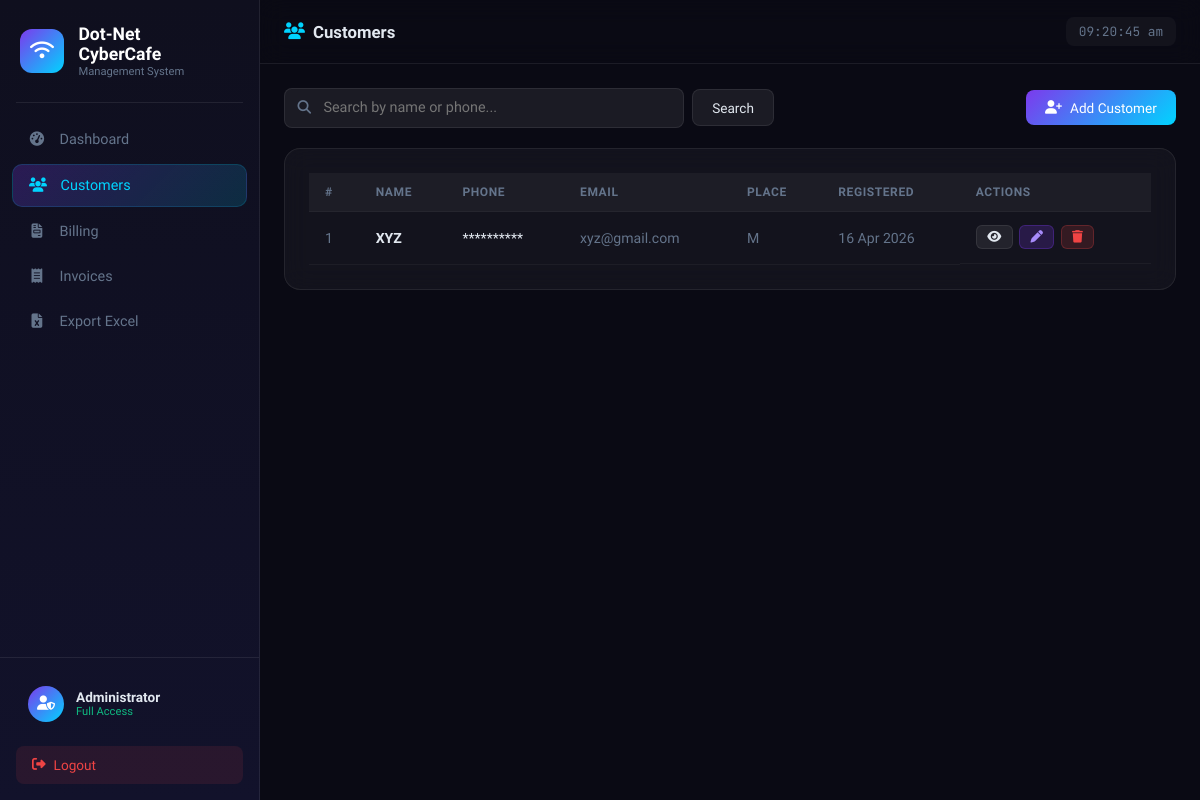
Page /customers (signed in) on the committed database.
### app.py (models this page shows)
class Customer(db.Model):
    id         = db.Column(db.Integer, primary_key=True)
    name       = db.Column(db.String(100), nullable=False)
    phone      = db.Column(db.String(20),  nullable=False)
    email      = db.Column(db.String(120))
    place      = db.Column(db.String(100))
    created_at = db.Column(db.DateTime, default=datetime.utcnow)
    documents  = db.relationship('Document', backref='customer', lazy=True, cascade='all, delete-orphan')
    activities = db.relationship('Activity', backref='customer', lazy=True, cascade='all, delete-orphan')
    bills      = db.relationship('Bill',     backref='customer', lazy=True, cascade='all, delete-orphan')

### app.py (the view)
@app.route('/customers')
@login_required
def customers():
    q     = request.args.get('q', '')
    custs = (Customer.query
             .filter((Customer.name.ilike(f'%{q}%')) | (Customer.phone.ilike(f'%{q}%')))
             .all()) if q else Customer.query.order_by(Customer.created_at.desc()).all()
    return render_template('customers.html', customers=custs, q=q)

### app.py (called while the page is built)
def login_required(f):
    from functools import wraps
    @wraps(f)
    def decorated(*args, **kwargs):
        if not session.get('logged_in'):
            if request.headers.get('X-Requested-With') == 'XMLHttpRequest' or \
               request.accept_mimetypes.accept_json:
                return jsonify(ok=False, message='Authentication required.'), 401
            return redirect(url_for('login'))
        return f(*args, **kwargs)
    return decorated

### templates/customers.html (shortened to what this page needs)
{% extends "base.html" %}
{% block page_title %}<i class="fa-solid fa-users"></i> Customers{% endblock %}
{% block content %}
<div class="toolbar">
  <form method="GET" class="search-form">
    <div class="search-box">
      <i class="fa-solid fa-search"></i>
      <input type="text" name="q" value="{{ q }}" placeholder="Search by name or phone...">
    </div>
    <button type="submit" class="btn btn-ghost">Search</button>
  </form>
  <a href="{{ url_for('add_customer') }}" class="btn btn-primary"><i class="fa-solid fa-user-plus"></i> Add Customer</a>
</div>
<div class="glass-card">
  <div class="table-wrap">
    <table class="data-table">
      <thead><tr><th>#</th><th>Name</th><th>Phone</th><th>Email</th><th>Place</th><th>Registered</th><th>Actions</th></tr></thead>
      <tbody>
      {% for c in customers %}
      <tr>
        <td class="muted">{{ loop.index }}</td>
        <td><strong>{{ c.name }}</strong></td>
        <td>{{ c.phone }}</td>
        <td class="muted">{{ c.email or '—' }}</td>
        <td class="muted">{{ c.place or '—' }}</td>
        <td class="muted">{{ c.created_at.strftime('%d %b %Y') }}</td>
        <td class="actions-cell">
          <a href="{{ url_for('customer_profile', cid=c.id) }}" class="btn btn-xs btn-ghost" title="View Profile"><i class="fa-solid fa-eye"></i></a>
          <a href="{{ url_for('edit_customer', cid=c.id) }}" class="btn btn-xs btn-blue" title="Edit"><i class="fa-solid fa-pen"></i></a>
          <button onclick="confirmDelete('{{ url_for('delete_customer', cid=c.id) }}','Delete customer {{ c.name }}?')" class="btn btn-xs btn-danger" title="Delete"><i class="fa-solid fa-trash"></i></button>
        </td>
      </tr>
      {% else %}
      <tr><td colspan="7" class="empty-row">
        {% if q %}No results for "{{ q }}"{% else %}No customers yet. <a href="{{ url_for('add_customer') }}">Add one!</a>{% endif %}
      </td></tr>
      {% endfor %}
      </tbody>
    </table>
  </div>
</div>
{% endblock %}

### static/css/style.css (style rules this page uses)
:root { --bg: #0a0a14; --surface: rgba(255,255,255,0.04); --surface2: rgba(255,255,255,0.07); --border: rgba(255,255,255,0.08); --accent: #00d4ff; --accent2: #7c3aed; --green: #10b981; --red: #ef4444; --amber: #f59e0b; --text: #e2e8f0; --muted: #64748b; --sidebar-w: 260px; --topbar-h: 64px; }
*, *::before, *::after { box-sizing: border-box; margin: 0; padding: 0; }
html { scroll-behavior: smooth; }
body { font-family: 'Sora', sans-serif; background: var(--bg); color: var(--text); min-height: 100vh; overflow-x: hidden; }
a { text-decoration: none; color: inherit; }
input, select, textarea, button { font-family: inherit; }
.page-title i { color: var(--accent); }
.glass-card { background: var(--surface); backdrop-filter: blur(12px); border: 1px solid var(--border); border-radius: 16px; padding: 1.5rem; transition: transform .2s, box-shadow .2s; }
.table-wrap { overflow-x: auto; }
.data-table { width: 100%; border-collapse: collapse; font-size: .88rem; }
.data-table thead th { padding: .75rem 1rem; background: rgba(255,255,255,.04); color: var(--muted); font-weight: 600; font-size: .75rem; text-transform: uppercase; letter-spacing: .05em; text-align: left; border-bottom: 1px solid var(--border); }
.data-table tbody td { padding: .85rem 1rem; border-bottom: 1px solid rgba(255,255,255,.04); vertical-align: middle; }
.muted { color: var(--muted); }
.actions-cell { display: flex; gap: .4rem; align-items: center; }
.btn { display: inline-flex; align-items: center; gap: .5rem; padding: .6rem 1.2rem; border-radius: 8px; border: none; font-family: inherit; font-size: .85rem; font-weight: 500; cursor: pointer; transition: all .2s; text-decoration: none; }
.btn-primary { background: linear-gradient(135deg, var(--accent2), var(--accent)); color: #fff; }
.btn-ghost { background: var(--surface2); color: var(--text); border: 1px solid var(--border); }
.btn-blue { background: rgba(124,58,237,.2); color: #a78bfa; border: 1px solid rgba(124,58,237,.3); }
.btn-danger { background: rgba(239,68,68,.15); color: var(--red); border: 1px solid rgba(239,68,68,.25); }
.btn-xs { padding: .3rem .65rem; font-size: .78rem; border-radius: 6px; }
.toolbar { display: flex; align-items: center; gap: 1rem; margin-bottom: 1.25rem; }
.search-form { display: flex; align-items: center; gap: .5rem; flex: 1; }
.search-box { flex: 1; position: relative; max-width: 400px; }
.search-box i { position: absolute; left: .85rem; top: 50%; transform: translateY(-50%); color: var(--muted); font-size: .85rem; }
.search-box input { width: 100%; padding: .65rem .9rem .65rem 2.4rem; background: var(--surface2); border: 1px solid var(--border); border-radius: 8px; color: var(--text); font-size: .9rem; }

### rows in the picture
Customer: name "XYZ", phone "**********", email "xyz@gmail.com", place "M", created_at "16 Apr 2026"
